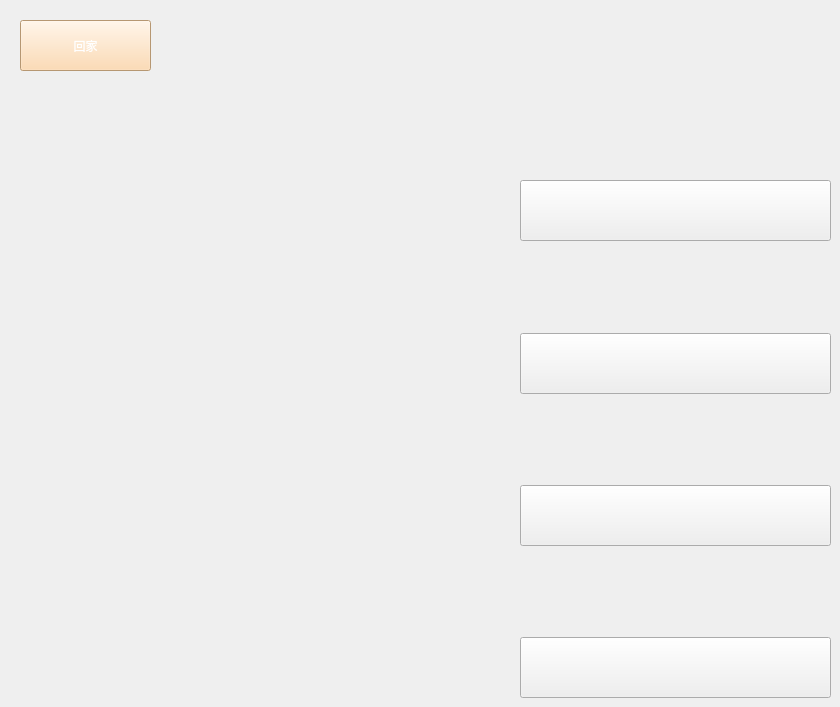
     <widget class="QWidget" name="save">
      <property name="styleSheet">
       <string notr="true">background-image: url(:/saveandread/img/save.png);</string>
      </property>
      <widget class="QPushButton" name="save1">
       <property name="geometry">
        <rect>
         <x>520</x>
         <y>180</y>
         <width>311</width>
         <height>61</height>
        </rect>
       </property>
       <property name="text">
        <string/>
       </property>
      </widget>
      <widget class="QPushButton" name="save2">
       <property name="geometry">
        <rect>
         <x>520</x>
         <y>333</y>
         <width>311</width>
         <height>61</height>
        </rect>
       </property>
       <property name="text">
        <string/>
       </property>
      </widget>
      <widget class="QPushButton" name="save3">
       <property name="geometry">
        <rect>
         <x>520</x>
         <y>485</y>
         <width>311</width>
         <height>61</height>
        </rect>
       </property>
       <property name="text">
        <string/>
       </property>
      </widget>
      <widget class="QPushButton" name="save4">
       <property name="geometry">
        <rect>
         <x>520</x>
         <y>637</y>
         <width>311</width>
         <height>61</height>
        </rect>
       </property>
       <property name="text">
        <string/>
       </property>
      </widget>
      <widget class="QPushButton" name="save_exit">
       <property name="geometry">
        <rect>
         <x>20</x>
         <y>20</y>
         <width>131</width>
         <height>51</height>
        </rect>
       </property>
       <property name="styleSheet">
        <string notr="true">background-color: rgb(255, 211, 160);
font: 20pt &quot;华文琥珀&quot;;
background-image: url(:/main/img/store.png);
color:white;</string>
       </property>
       <property name="text">
        <string>回家</string>
       </property>
      </widget>
     </widget>
